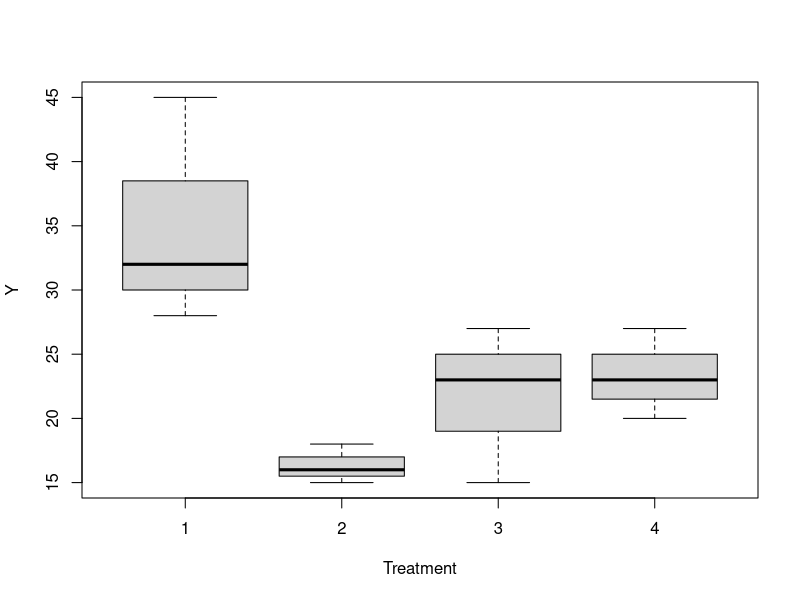
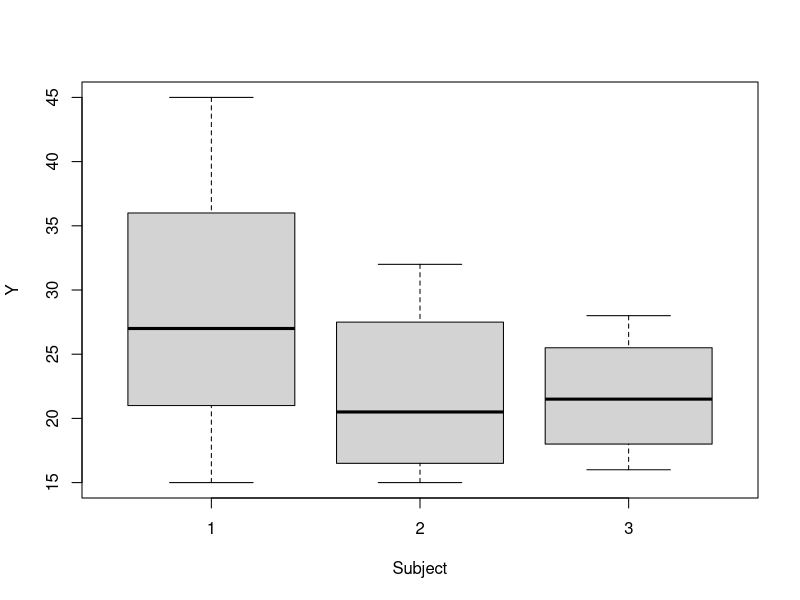
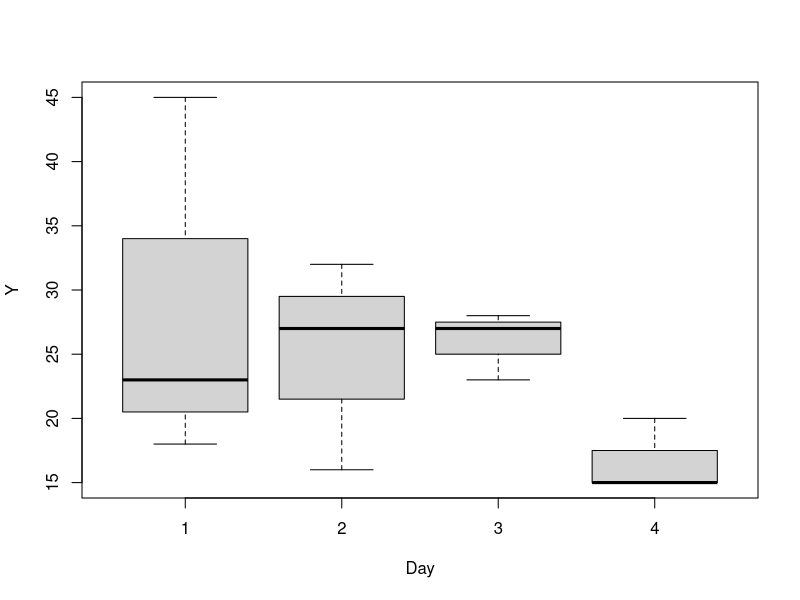
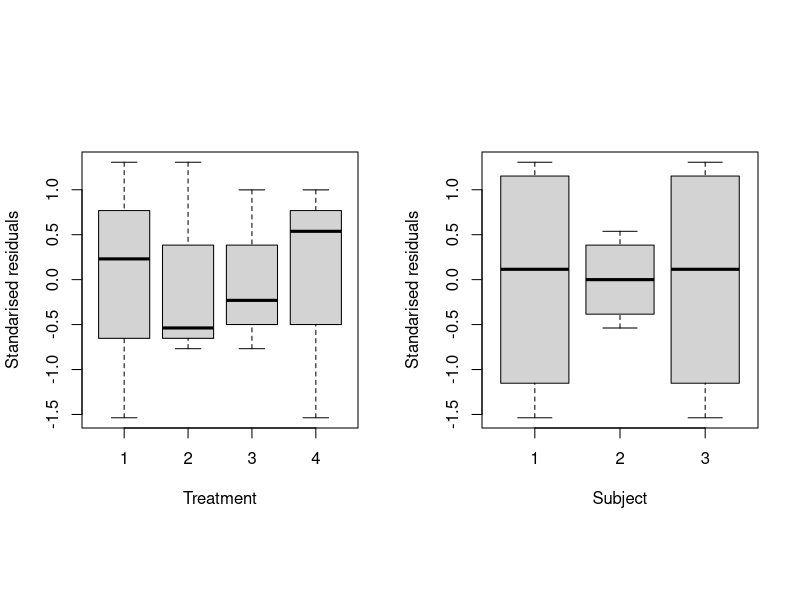
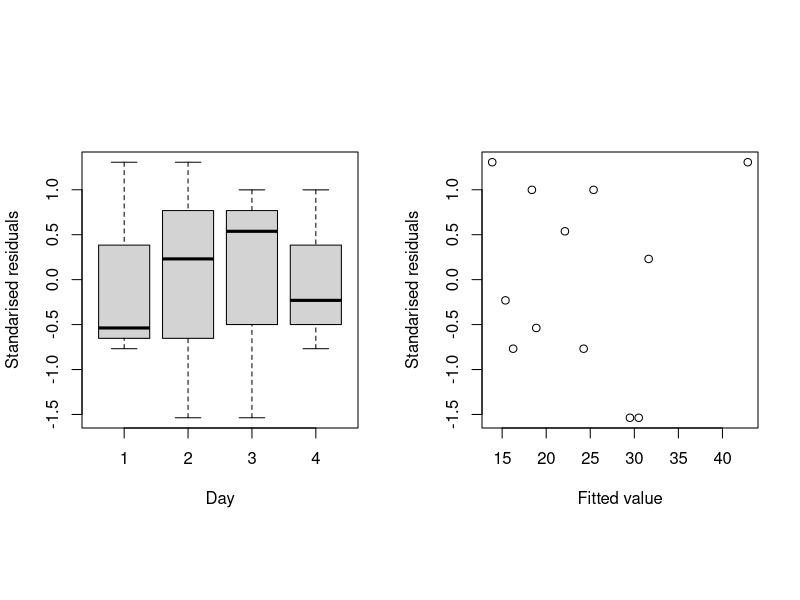
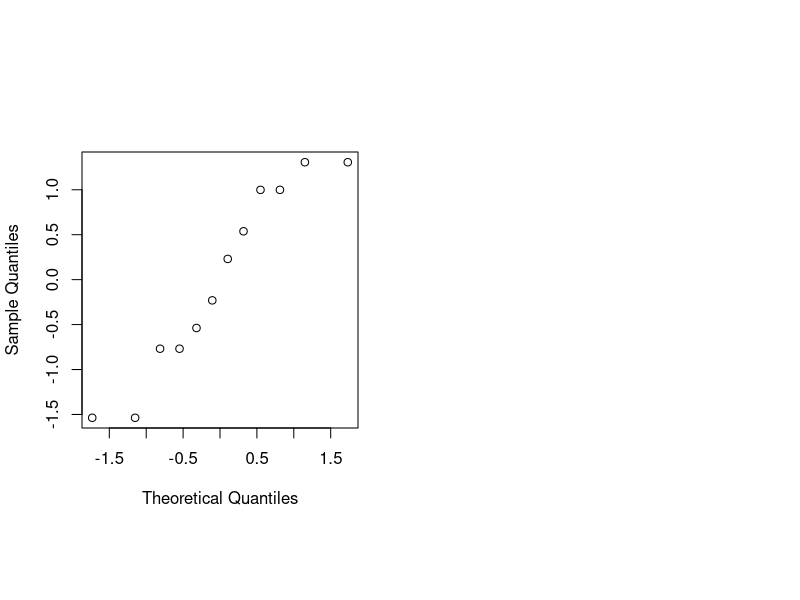

The R script that drew these images, in order:
## ---- chunk 1
#Setting up enviroment
library(tidyverse)
exercise <- data.frame(
 Subject = rep(1:3, rep(4, 3)),
 Day = rep(1:4, 3),
 Treatment = c(1, 4, 3, 2, 2, 1, 4, 3, 3, 2, 1, 4),
 Y = c(45, 27, 27, 15, 18, 32, 23, 15, 23, 16, 28, 20)
)
#changing covariates to factors 
exercise <- exercise%>%
  dplyr::mutate(Subject = factor(Subject,levels = c(1:3),labels=c(1:3)),
         Day = factor(Day, levels=c(1:4), labels=c(1:4)),
         Treatment = factor(Treatment, levels=c(1:4),labels=c(1:4)))
## ---- chunk 2
#Finding mean and SD of treatent, subject and day variables
aggregate(Y~Treatment,data=exercise,
          FUN = function(x) c(mean = mean(x), sd = sd(x)))
aggregate(Y~Subject,data=exercise,
          FUN = function(x) c(mean = mean(x), sd = sd(x)))
aggregate(Y~Day,data=exercise,
          FUN = function(x) c(mean = mean(x), sd = sd(x)))

#generating boxplots
boxplot(Y ~ Treatment,data=exercise)
boxplot(Y ~ Subject,data=exercise)
boxplot(Y ~ Day,data=exercise)
## ---- chunk 3
#fitting model
exercise.lm <- lm(Y ~ Day+Subject+Treatment,data=exercise)
anova(exercise.lm)
## ---- chunk 4
#Investigating pairwise differences
exercise.emm <- emmeans::emmeans(exercise.lm, ~ Treatment)
pairs(exercise.emm)
## ---- chunk 5
#residual plots
standres <- rstandard(exercise.lm)
fitted <- fitted(exercise.lm)
par(mfrow = c(1, 2), pty = "s")
with(exercise, {
  plot(Treatment, standres, xlab = "Treatment", ylab = "Standarised residuals")
  plot(Subject, standres, xlab = "Subject", ylab = "Standarised residuals")
   par(mfrow = c(1, 2), pty = "s") 
  plot(Day, standres, xlab = "Day", ylab = "Standarised residuals")
  plot(fitted, standres, xlab = "Fitted value", ylab = "Standarised residuals")
})
#creating qq plot
par(pty = "s")
qqnorm(standres, main = "")

## ---- chunk 6
#Adding variables of two level factors
exercise <- exercise%>%
  dplyr::mutate(Duration=ifelse(Treatment==1,1,ifelse(Treatment==2,1,3)),
         Speed=ifelse(Treatment==1,40,ifelse(Treatment==3,40,60)),
         Pedal=ifelse(Treatment==1,"hand",ifelse(Treatment==4,"hand","foot")),
         Duration= factor(Duration,levels=c(1,3),labels=c(1,3)),
         Speed=factor(Speed,levels=c(40,60),labels=c(40,60)),
         Pedal=factor(Pedal,levels=c("hand","foot"),labels=c("hand","foot")))

#Changing levels to high=+1 or low=-1
exercise_contrast <- exercise%>%
  dplyr::mutate(Duration = ifelse(Duration==1,-1,1),
         Speed = ifelse(Speed==40,-1,1),
         Pedal = ifelse(Pedal=="hand",1,-1))
## ---- chunk 7
#fitting factorial linear model
fact.lm <- lm(Y ~ Subject + Day + Duration +Speed + Pedal, data = exercise_contrast)
anova(fact.lm)
## ---- chunk 8
#reporting main factorial effect estimates
2*coef(fact.lm)[7:9]
## ---- chunk 9
#calculating unscaled interation contrasts
exercise_all_contrasts <- exercise_contrast%>%
  dplyr::mutate(DS=Duration * Speed,
                DP= Duration * Pedal,
                SP= Speed * Pedal,
                SPD= Speed * Pedal * Duration)%>%
  dplyr::select(!c(Subject,Day,Treatment))

knitr::kable(
 exercise_all_contrasts,
 col.names = c("Y","D","S","P","D:S","D:P","S:P","S:P:D"),
 caption = "unscaled contrasts for all factorial effects when not considering blocks")
## ---- chunk 10
#Investigating 2 factor interactions (showing that estimates are the same as those attainted in part(b) for the third factor)
fact.npedal.lm <- lm(Y ~Subject + Day + Duration + Speed + Duration:Speed, data = exercise_contrast)
2*coef(fact.npedal.lm)[9]

fact.nspeed.lm <- lm(Y ~Subject + Day + Duration + Pedal + Duration:Pedal, data = exercise_contrast)
2*coef(fact.nspeed.lm)[9]

fact.nduration.lm <- lm(Y ~Subject + Day + Pedal + Speed + Pedal:Speed, data = exercise_contrast)
2*coef(fact.nduration.lm)[9]
